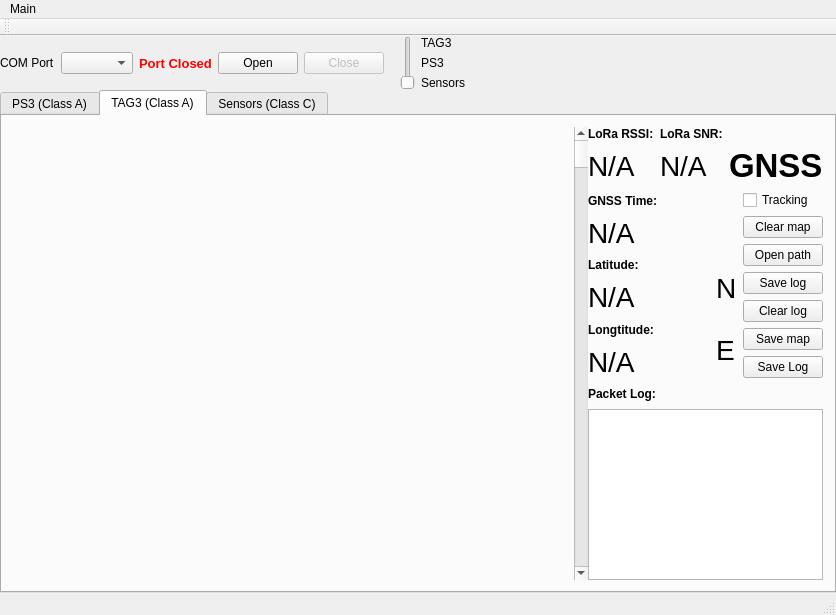
<?xml version="1.0" encoding="UTF-8"?>
<ui version="4.0">
 <class>MainWindow</class>
 <widget class="QMainWindow" name="MainWindow">
  <property name="windowModality">
   <enum>Qt::NonModal</enum>
  </property>
  <property name="geometry">
   <rect>
    <x>0</x>
    <y>0</y>
    <width>836</width>
    <height>615</height>
   </rect>
  </property>
  <property name="sizePolicy">
   <sizepolicy hsizetype="Expanding" vsizetype="Expanding">
    <horstretch>0</horstretch>
    <verstretch>0</verstretch>
   </sizepolicy>
  </property>
  <property name="minimumSize">
   <size>
    <width>808</width>
    <height>500</height>
   </size>
  </property>
  <property name="maximumSize">
   <size>
    <width>1500</width>
    <height>1500</height>
   </size>
  </property>
  <property name="font">
   <font>
    <weight>50</weight>
    <bold>false</bold>
   </font>
  </property>
  <property name="windowTitle">
   <string>Parking Server</string>
  </property>
  <property name="locale">
   <locale language="English" country="UnitedStates"/>
  </property>
  <widget class="QWidget" name="centralWidget">
   <property name="locale">
    <locale language="English" country="UnitedStates"/>
   </property>
   <layout class="QVBoxLayout" name="verticalLayout_6" stretch="5,90">
    <property name="spacing">
     <number>0</number>
    </property>
    <property name="leftMargin">
     <number>0</number>
    </property>
    <property name="topMargin">
     <number>0</number>
    </property>
    <property name="rightMargin">
     <number>0</number>
    </property>
    <property name="bottomMargin">
     <number>0</number>
    </property>
    <item>
     <layout class="QHBoxLayout" name="horizontalLayout_2">
      <property name="sizeConstraint">
       <enum>QLayout::SetDefaultConstraint</enum>
      </property>
      <property name="bottomMargin">
       <number>0</number>
      </property>
      <item>
       <widget class="QLabel" name="label">
        <property name="text">
         <string>COM Port</string>
        </property>
       </widget>
      </item>
      <item>
       <widget class="QComboBox" name="serialPortComboBox"/>
      </item>
      <item>
       <widget class="QLabel" name="portStatusLabel">
        <property name="font">
         <font>
          <pointsize>10</pointsize>
          <weight>75</weight>
          <bold>true</bold>
         </font>
        </property>
        <property name="styleSheet">
         <string notr="true">QLabel { color : Red; }</string>
        </property>
        <property name="text">
         <string>Port Closed</string>
        </property>
       </widget>
      </item>
      <item>
       <widget class="QPushButton" name="OpenPort">
        <property name="enabled">
         <bool>true</bool>
        </property>
        <property name="text">
         <string>Open</string>
        </property>
        <property name="flat">
         <bool>false</bool>
        </property>
       </widget>
      </item>
      <item>
       <widget class="QPushButton" name="ClosePort">
        <property name="enabled">
         <bool>false</bool>
        </property>
        <property name="text">
         <string>Close</string>
        </property>
       </widget>
      </item>
      <item>
       <spacer name="horizontalSpacer_3">
        <property name="orientation">
         <enum>Qt::Horizontal</enum>
        </property>
        <property name="sizeType">
         <enum>QSizePolicy::Fixed</enum>
        </property>
        <property name="sizeHint" stdset="0">
         <size>
          <width>10</width>
          <height>0</height>
         </size>
        </property>
       </spacer>
      </item>
      <item>
       <widget class="QSlider" name="horizontalSlider">
        <property name="font">
         <font>
          <pointsize>1</pointsize>
         </font>
        </property>
        <property name="locale">
         <locale language="English" country="UnitedStates"/>
        </property>
        <property name="maximum">
         <number>2</number>
        </property>
        <property name="value">
         <number>0</number>
        </property>
        <property name="orientation">
         <enum>Qt::Vertical</enum>
        </property>
        <property name="invertedAppearance">
         <bool>false</bool>
        </property>
        <property name="invertedControls">
         <bool>false</bool>
        </property>
       </widget>
      </item>
      <item>
       <layout class="QVBoxLayout" name="verticalLayout_7">
        <item>
         <widget class="QLabel" name="label_17">
          <property name="text">
           <string>TAG3</string>
          </property>
         </widget>
        </item>
        <item>
         <widget class="QLabel" name="label_6">
          <property name="text">
           <string>PS3</string>
          </property>
         </widget>
        </item>
        <item>
         <widget class="QLabel" name="label_7">
          <property name="text">
           <string>Sensors</string>
          </property>
         </widget>
        </item>
       </layout>
      </item>
      <item>
       <spacer name="horizontalSpacer_2">
        <property name="orientation">
         <enum>Qt::Horizontal</enum>
        </property>
        <property name="sizeHint" stdset="0">
         <size>
          <width>40</width>
          <height>20</height>
         </size>
        </property>
       </spacer>
      </item>
     </layout>
    </item>
    <item>
     <widget class="QTabWidget" name="tabWidget">
      <property name="locale">
       <locale language="English" country="UnitedStates"/>
      </property>
      <property name="currentIndex">
       <number>1</number>
      </property>
      <widget class="QWidget" name="tab">
       <attribute name="title">
        <string>PS3 (Class A)</string>
       </attribute>
       <layout class="QHBoxLayout" name="horizontalLayout_8" stretch="50,10,0,10">
        <item>
         <layout class="QVBoxLayout" name="verticalLayout_8">
          <item>
           <layout class="QHBoxLayout" name="horizontalLayout_4">
            <item>
             <widget class="QLabel" name="label_8">
              <property name="text">
               <string>Command:</string>
              </property>
             </widget>
            </item>
            <item>
             <widget class="QLineEdit" name="commandEdit">
              <property name="enabled">
               <bool>false</bool>
              </property>
              <property name="text">
               <string/>
              </property>
             </widget>
            </item>
            <item>
             <widget class="QPushButton" name="sendButton">
              <property name="enabled">
               <bool>false</bool>
              </property>
              <property name="text">
               <string>Send</string>
              </property>
             </widget>
            </item>
           </layout>
          </item>
          <item>
           <widget class="QPlainTextEdit" name="consoleText">
            <property name="autoFillBackground">
             <bool>false</bool>
            </property>
            <property name="verticalScrollBarPolicy">
             <enum>Qt::ScrollBarAlwaysOn</enum>
            </property>
            <property name="readOnly">
             <bool>true</bool>
            </property>
            <property name="plainText">
             <string/>
            </property>
            <property name="centerOnScroll">
             <bool>false</bool>
            </property>
           </widget>
          </item>
          <item>
           <widget class="QTableWidget" name="tableWidget">
            <property name="gridStyle">
             <enum>Qt::SolidLine</enum>
            </property>
            <property name="cornerButtonEnabled">
             <bool>true</bool>
            </property>
            <property name="rowCount">
             <number>5</number>
            </property>
            <property name="columnCount">
             <number>5</number>
            </property>
            <attribute name="horizontalHeaderVisible">
             <bool>false</bool>
            </attribute>
            <attribute name="horizontalHeaderCascadingSectionResizes">
             <bool>false</bool>
            </attribute>
            <attribute name="horizontalHeaderDefaultSectionSize">
             <number>90</number>
            </attribute>
            <attribute name="horizontalHeaderHighlightSections">
             <bool>true</bool>
            </attribute>
            <attribute name="horizontalHeaderShowSortIndicator" stdset="0">
             <bool>false</bool>
            </attribute>
            <attribute name="horizontalHeaderStretchLastSection">
             <bool>false</bool>
            </attribute>
            <attribute name="verticalHeaderVisible">
             <bool>false</bool>
            </attribute>
            <attribute name="verticalHeaderDefaultSectionSize">
             <number>20</number>
            </attribute>
            <attribute name="verticalHeaderHighlightSections">
             <bool>true</bool>
            </attribute>
            <attribute name="verticalHeaderMinimumSectionSize">
             <number>15</number>
            </attribute>
            <row/>
            <row/>
            <row/>
            <row/>
            <row/>
            <column/>
            <column/>
            <column/>
            <column/>
            <column/>
           </widget>
          </item>
         </layout>
        </item>
        <item>
         <layout class="QVBoxLayout" name="verticalLayout_9">
          <property name="sizeConstraint">
           <enum>QLayout::SetDefaultConstraint</enum>
          </property>
          <item>
           <widget class="QLabel" name="label_2">
            <property name="text">
             <string>Parking Status:</string>
            </property>
           </widget>
          </item>
          <item>
           <widget class="QLabel" name="parkingLabel">
            <property name="font">
             <font>
              <pointsize>20</pointsize>
              <weight>75</weight>
              <bold>true</bold>
             </font>
            </property>
            <property name="text">
             <string>OCCUPIED</string>
            </property>
            <property name="textFormat">
             <enum>Qt::AutoText</enum>
            </property>
           </widget>
          </item>
          <item>
           <widget class="QLabel" name="label_5">
            <property name="text">
             <string>RSSI:</string>
            </property>
           </widget>
          </item>
          <item>
           <widget class="QLabel" name="RSSIRcvDataLabel">
            <property name="font">
             <font>
              <pointsize>20</pointsize>
             </font>
            </property>
            <property name="text">
             <string>0</string>
            </property>
            <property name="textFormat">
             <enum>Qt::AutoText</enum>
            </property>
           </widget>
          </item>
          <item>
           <widget class="QLabel" name="label_11">
            <property name="text">
             <string>SNR:</string>
            </property>
           </widget>
          </item>
          <item>
           <widget class="QLabel" name="SNRDataLabel">
            <property name="font">
             <font>
              <pointsize>20</pointsize>
             </font>
            </property>
            <property name="text">
             <string>0</string>
            </property>
            <property name="textFormat">
             <enum>Qt::AutoText</enum>
            </property>
           </widget>
          </item>
          <item>
           <widget class="QLabel" name="label_3">
            <property name="text">
             <string>Sensor Address:</string>
            </property>
           </widget>
          </item>
          <item>
           <widget class="QLabel" name="sensorAddressLabel">
            <property name="font">
             <font>
              <pointsize>20</pointsize>
             </font>
            </property>
            <property name="text">
             <string>0</string>
            </property>
            <property name="textFormat">
             <enum>Qt::AutoText</enum>
            </property>
           </widget>
          </item>
          <item>
           <spacer name="verticalSpacer_2">
            <property name="orientation">
             <enum>Qt::Vertical</enum>
            </property>
            <property name="sizeHint" stdset="0">
             <size>
              <width>20</width>
              <height>40</height>
             </size>
            </property>
           </spacer>
          </item>
          <item>
           <widget class="QPushButton" name="pushButton_SaveLog">
            <property name="text">
             <string>Save Log</string>
            </property>
           </widget>
          </item>
         </layout>
        </item>
        <item>
         <widget class="Line" name="line">
          <property name="frameShadow">
           <enum>QFrame::Raised</enum>
          </property>
          <property name="lineWidth">
           <number>2</number>
          </property>
          <property name="orientation">
           <enum>Qt::Vertical</enum>
          </property>
         </widget>
        </item>
        <item>
         <layout class="QVBoxLayout" name="verticalLayout_10">
          <item>
           <layout class="QHBoxLayout" name="horizontalLayout_5" stretch="2,1">
            <item>
             <widget class="QLabel" name="label_12">
              <property name="text">
               <string>Start Byte</string>
              </property>
             </widget>
            </item>
            <item>
             <widget class="QLineEdit" name="startByteEdit">
              <property name="enabled">
               <bool>false</bool>
              </property>
              <property name="inputMask">
               <string extracomment="0x00"/>
              </property>
              <property name="text">
               <string>A0</string>
              </property>
             </widget>
            </item>
           </layout>
          </item>
          <item>
           <layout class="QHBoxLayout" name="horizontalLayout_6" stretch="10,5">
            <item>
             <widget class="QLabel" name="label_13">
              <property name="text">
               <string>Stop Byte</string>
              </property>
             </widget>
            </item>
            <item>
             <widget class="QLineEdit" name="endByteEdit">
              <property name="enabled">
               <bool>false</bool>
              </property>
              <property name="inputMask">
               <string extracomment="0x00"/>
              </property>
              <property name="text">
               <string>B0</string>
              </property>
             </widget>
            </item>
           </layout>
          </item>
          <item>
           <layout class="QHBoxLayout" name="horizontalLayout_7" stretch="10,5">
            <item>
             <widget class="QLabel" name="label_14">
              <property name="text">
               <string>ACK</string>
              </property>
             </widget>
            </item>
            <item>
             <widget class="QLineEdit" name="ackByteEdit">
              <property name="enabled">
               <bool>false</bool>
              </property>
              <property name="inputMask">
               <string extracomment="0x00"/>
              </property>
              <property name="text">
               <string>C0</string>
              </property>
             </widget>
            </item>
           </layout>
          </item>
          <item>
           <widget class="QLabel" name="label_4">
            <property name="text">
             <string>Battery Status:</string>
            </property>
           </widget>
          </item>
          <item>
           <widget class="QLabel" name="batteryStatusLabel">
            <property name="font">
             <font>
              <pointsize>20</pointsize>
             </font>
            </property>
            <property name="text">
             <string>0x00</string>
            </property>
            <property name="textFormat">
             <enum>Qt::AutoText</enum>
            </property>
           </widget>
          </item>
          <item>
           <widget class="QLabel" name="label_15">
            <property name="text">
             <string>Battery Level:</string>
            </property>
           </widget>
          </item>
          <item>
           <widget class="QProgressBar" name="batteryBar">
            <property name="maximum">
             <number>100</number>
            </property>
            <property name="value">
             <number>0</number>
            </property>
            <property name="alignment">
             <set>Qt::AlignCenter</set>
            </property>
            <property name="invertedAppearance">
             <bool>false</bool>
            </property>
            <property name="textDirection">
             <enum>QProgressBar::TopToBottom</enum>
            </property>
           </widget>
          </item>
          <item>
           <spacer name="verticalSpacer_3">
            <property name="orientation">
             <enum>Qt::Vertical</enum>
            </property>
            <property name="sizeHint" stdset="0">
             <size>
              <width>20</width>
              <height>40</height>
             </size>
            </property>
           </spacer>
          </item>
         </layout>
        </item>
       </layout>
      </widget>
      <widget class="QWidget" name="tab_2">
       <attribute name="title">
        <string>TAG3 (Class A)</string>
       </attribute>
       <layout class="QHBoxLayout" name="horizontalLayout_3" stretch="70,3,25">
        <property name="spacing">
         <number>0</number>
        </property>
        <property name="sizeConstraint">
         <enum>QLayout::SetMaximumSize</enum>
        </property>
        <item>
         <layout class="QVBoxLayout" name="verticalLayout">
          <property name="sizeConstraint">
           <enum>QLayout::SetDefaultConstraint</enum>
          </property>
         </layout>
        </item>
        <item>
         <widget class="QScrollBar" name="zoomScrollBar">
          <property name="maximum">
           <number>20</number>
          </property>
          <property name="pageStep">
           <number>1</number>
          </property>
          <property name="value">
           <number>20</number>
          </property>
          <property name="orientation">
           <enum>Qt::Vertical</enum>
          </property>
          <property name="invertedAppearance">
           <bool>true</bool>
          </property>
         </widget>
        </item>
        <item>
         <layout class="QVBoxLayout" name="verticalLayout_3" stretch="10,10,10,90">
          <item>
           <layout class="QGridLayout" name="gridLayout" rowstretch="5,95" columnstretch="30,30,30">
            <property name="sizeConstraint">
             <enum>QLayout::SetMinimumSize</enum>
            </property>
            <item row="0" column="0">
             <widget class="QLabel" name="label_16">
              <property name="font">
               <font>
                <weight>75</weight>
                <bold>true</bold>
               </font>
              </property>
              <property name="text">
               <string>LoRa RSSI:</string>
              </property>
             </widget>
            </item>
            <item row="1" column="1">
             <widget class="QLabel" name="snrLabel">
              <property name="font">
               <font>
                <pointsize>21</pointsize>
               </font>
              </property>
              <property name="text">
               <string>N/A</string>
              </property>
             </widget>
            </item>
            <item row="0" column="1">
             <widget class="QLabel" name="label_18">
              <property name="font">
               <font>
                <weight>75</weight>
                <bold>true</bold>
               </font>
              </property>
              <property name="text">
               <string>LoRa SNR:</string>
              </property>
             </widget>
            </item>
            <item row="1" column="0">
             <widget class="QLabel" name="rssiLabel">
              <property name="font">
               <font>
                <pointsize>21</pointsize>
               </font>
              </property>
              <property name="text">
               <string>N/A</string>
              </property>
             </widget>
            </item>
            <item row="1" column="2">
             <widget class="QLabel" name="gnssStatLabel">
              <property name="font">
               <font>
                <pointsize>25</pointsize>
                <weight>75</weight>
                <bold>true</bold>
               </font>
              </property>
              <property name="text">
               <string>GNSS</string>
              </property>
             </widget>
            </item>
           </layout>
          </item>
          <item>
           <layout class="QHBoxLayout" name="horizontalLayout" stretch="30,0,0">
            <item>
             <layout class="QVBoxLayout" name="verticalLayout_2" stretch="0,0,0,0,0,0">
              <item>
               <widget class="QLabel" name="label_19">
                <property name="font">
                 <font>
                  <weight>75</weight>
                  <bold>true</bold>
                 </font>
                </property>
                <property name="text">
                 <string>GNSS Time:</string>
                </property>
               </widget>
              </item>
              <item>
               <widget class="QLabel" name="timeLabel">
                <property name="font">
                 <font>
                  <pointsize>21</pointsize>
                 </font>
                </property>
                <property name="text">
                 <string>N/A</string>
                </property>
                <property name="scaledContents">
                 <bool>false</bool>
                </property>
               </widget>
              </item>
              <item>
               <widget class="QLabel" name="label_20">
                <property name="font">
                 <font>
                  <weight>75</weight>
                  <bold>true</bold>
                 </font>
                </property>
                <property name="text">
                 <string>Latitude:</string>
                </property>
               </widget>
              </item>
              <item>
               <widget class="QLabel" name="latitudeLabel">
                <property name="font">
                 <font>
                  <pointsize>21</pointsize>
                 </font>
                </property>
                <property name="text">
                 <string>N/A</string>
                </property>
               </widget>
              </item>
              <item>
               <widget class="QLabel" name="label_21">
                <property name="font">
                 <font>
                  <weight>75</weight>
                  <bold>true</bold>
                 </font>
                </property>
                <property name="text">
                 <string>Longtitude:</string>
                </property>
               </widget>
              </item>
              <item>
               <widget class="QLabel" name="longtitudeLabel">
                <property name="font">
                 <font>
                  <pointsize>21</pointsize>
                 </font>
                </property>
                <property name="text">
                 <string>N/A</string>
                </property>
               </widget>
              </item>
             </layout>
            </item>
            <item>
             <layout class="QVBoxLayout" name="verticalLayout_5">
              <item>
               <spacer name="verticalSpacer">
                <property name="orientation">
                 <enum>Qt::Vertical</enum>
                </property>
                <property name="sizeType">
                 <enum>QSizePolicy::Fixed</enum>
                </property>
                <property name="sizeHint" stdset="0">
                 <size>
                  <width>20</width>
                  <height>70</height>
                 </size>
                </property>
               </spacer>
              </item>
              <item>
               <widget class="QLabel" name="nsLabel">
                <property name="font">
                 <font>
                  <pointsize>21</pointsize>
                 </font>
                </property>
                <property name="text">
                 <string>N</string>
                </property>
               </widget>
              </item>
              <item>
               <widget class="QLabel" name="ewLabel">
                <property name="font">
                 <font>
                  <pointsize>21</pointsize>
                 </font>
                </property>
                <property name="text">
                 <string>E</string>
                </property>
               </widget>
              </item>
             </layout>
            </item>
            <item>
             <layout class="QVBoxLayout" name="verticalLayout_4">
              <item>
               <widget class="QCheckBox" name="checkBox">
                <property name="text">
                 <string>Tracking</string>
                </property>
               </widget>
              </item>
              <item>
               <widget class="QPushButton" name="pushButton_2">
                <property name="text">
                 <string>Clear map</string>
                </property>
               </widget>
              </item>
              <item>
               <widget class="QPushButton" name="pushButton_3">
                <property name="text">
                 <string>Open path</string>
                </property>
               </widget>
              </item>
              <item>
               <widget class="QPushButton" name="pushButton_4">
                <property name="text">
                 <string>Save log</string>
                </property>
               </widget>
              </item>
              <item>
               <widget class="QPushButton" name="pushButton_5">
                <property name="text">
                 <string>Clear log</string>
                </property>
               </widget>
              </item>
              <item>
               <widget class="QPushButton" name="pushButton">
                <property name="enabled">
                 <bool>true</bool>
                </property>
                <property name="text">
                 <string>Save map</string>
                </property>
               </widget>
              </item>
              <item>
               <widget class="QPushButton" name="pushButton_SaveLogTag3">
                <property name="text">
                 <string>Save Log</string>
                </property>
               </widget>
              </item>
             </layout>
            </item>
           </layout>
          </item>
          <item>
           <widget class="QLabel" name="label_22">
            <property name="font">
             <font>
              <weight>75</weight>
              <bold>true</bold>
             </font>
            </property>
            <property name="text">
             <string>Packet Log:</string>
            </property>
           </widget>
          </item>
          <item>
           <widget class="QPlainTextEdit" name="gnssConsoleText">
            <property name="readOnly">
             <bool>true</bool>
            </property>
            <property name="backgroundVisible">
             <bool>false</bool>
            </property>
           </widget>
          </item>
         </layout>
        </item>
       </layout>
      </widget>
      <widget class="QWidget" name="tab_3">
       <attribute name="title">
        <string>Sensors (Class C)</string>
       </attribute>
       <layout class="QVBoxLayout" name="verticalLayout_14">
        <item>
         <layout class="QHBoxLayout" name="horizontalLayout_9" stretch="1,0">
          <item>
           <widget class="QTableWidget" name="tableSensors">
            <property name="rowCount">
             <number>10</number>
            </property>
            <property name="columnCount">
             <number>5</number>
            </property>
            <attribute name="horizontalHeaderVisible">
             <bool>false</bool>
            </attribute>
            <attribute name="verticalHeaderVisible">
             <bool>false</bool>
            </attribute>
            <attribute name="verticalHeaderDefaultSectionSize">
             <number>20</number>
            </attribute>
            <attribute name="verticalHeaderMinimumSectionSize">
             <number>15</number>
            </attribute>
            <row/>
            <row/>
            <row/>
            <row/>
            <row/>
            <row/>
            <row/>
            <row/>
            <row/>
            <row/>
            <column/>
            <column/>
            <column/>
            <column/>
            <column/>
           </widget>
          </item>
          <item>
           <layout class="QVBoxLayout" name="verticalLayout_11">
            <item>
             <widget class="QLabel" name="label_9">
              <property name="text">
               <string>Start Byte</string>
              </property>
             </widget>
            </item>
            <item>
             <widget class="QLineEdit" name="startByteEdit2">
              <property name="enabled">
               <bool>false</bool>
              </property>
              <property name="text">
               <string>A1</string>
              </property>
             </widget>
            </item>
            <item>
             <widget class="QLabel" name="label_26">
              <property name="text">
               <string>Stop Byte</string>
              </property>
             </widget>
            </item>
            <item>
             <widget class="QLineEdit" name="endByteEdit2">
              <property name="enabled">
               <bool>false</bool>
              </property>
              <property name="text">
               <string>B1</string>
              </property>
             </widget>
            </item>
            <item>
             <widget class="QLabel" name="label_10">
              <property name="text">
               <string>Sensor Address</string>
              </property>
             </widget>
            </item>
            <item>
             <widget class="QLineEdit" name="lineEdit_2"/>
            </item>
            <item>
             <widget class="QLabel" name="label_24">
              <property name="text">
               <string>ACK</string>
              </property>
             </widget>
            </item>
            <item>
             <widget class="QLineEdit" name="lineEdit_3">
              <property name="enabled">
               <bool>false</bool>
              </property>
             </widget>
            </item>
            <item>
             <widget class="QLabel" name="label_23">
              <property name="text">
               <string>Command</string>
              </property>
             </widget>
            </item>
            <item>
             <widget class="QComboBox" name="comboBox">
              <property name="editable">
               <bool>false</bool>
              </property>
              <property name="currentText">
               <string/>
              </property>
             </widget>
            </item>
            <item>
             <spacer name="verticalSpacer_4">
              <property name="orientation">
               <enum>Qt::Vertical</enum>
              </property>
              <property name="sizeHint" stdset="0">
               <size>
                <width>20</width>
                <height>40</height>
               </size>
              </property>
             </spacer>
            </item>
            <item>
             <widget class="QPushButton" name="pushButton_7">
              <property name="text">
               <string>KeepAlive Request</string>
              </property>
             </widget>
            </item>
            <item>
             <widget class="QPushButton" name="pushButton_6">
              <property name="text">
               <string>Send</string>
              </property>
             </widget>
            </item>
            <item>
             <widget class="QPushButton" name="pushButton_SaveLogSens">
              <property name="text">
               <string>Save Log</string>
              </property>
             </widget>
            </item>
           </layout>
          </item>
         </layout>
        </item>
        <item>
         <widget class="QLabel" name="label_25">
          <property name="text">
           <string>Log:</string>
          </property>
         </widget>
        </item>
        <item>
         <widget class="QTextEdit" name="textEdit"/>
        </item>
       </layout>
      </widget>
     </widget>
    </item>
   </layout>
  </widget>
  <widget class="QMenuBar" name="menuBar">
   <property name="geometry">
    <rect>
     <x>0</x>
     <y>0</y>
     <width>836</width>
     <height>21</height>
    </rect>
   </property>
   <widget class="QMenu" name="menuMain">
    <property name="title">
     <string>Main</string>
    </property>
    <addaction name="actionMap_VIewer"/>
   </widget>
   <addaction name="menuMain"/>
  </widget>
  <widget class="QStatusBar" name="statusBar"/>
  <widget class="QToolBar" name="mainToolBar">
   <property name="sizePolicy">
    <sizepolicy hsizetype="Expanding" vsizetype="Fixed">
     <horstretch>0</horstretch>
     <verstretch>0</verstretch>
    </sizepolicy>
   </property>
   <property name="maximumSize">
    <size>
     <width>1052</width>
     <height>685</height>
    </size>
   </property>
   <attribute name="toolBarArea">
    <enum>TopToolBarArea</enum>
   </attribute>
   <attribute name="toolBarBreak">
    <bool>false</bool>
   </attribute>
  </widget>
  <action name="actionMap_VIewer">
   <property name="text">
    <string>Map VIewer</string>
   </property>
  </action>
 </widget>
 <layoutdefault spacing="6" margin="11"/>
 <resources/>
 <connections/>
</ui>
